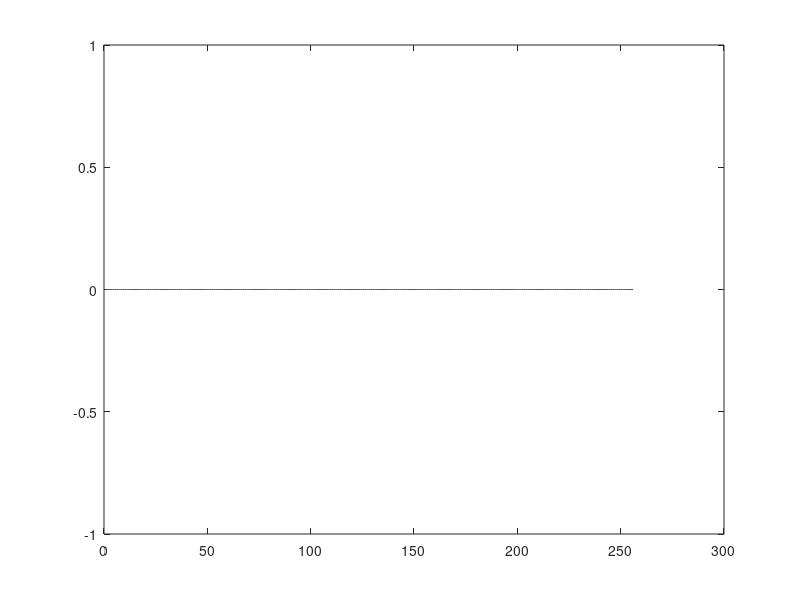

The MATLAB script that drew this image:
    crcTable = [ ...
    hex2dec('00000000') hex2dec('04C11DB7') hex2dec('09823B6E') hex2dec('0D4326D9') hex2dec('130476DC') hex2dec('17C56B6B') hex2dec('1A864DB2') hex2dec('1E475005') ...
    hex2dec('2608EDB8') hex2dec('22C9F00F') hex2dec('2F8AD6D6') hex2dec('2B4BCB61') hex2dec('350C9B64') hex2dec('31CD86D3') hex2dec('3C8EA00A') hex2dec('384FBDBD') ...
    hex2dec('4C11DB70') hex2dec('48D0C6C7') hex2dec('4593E01E') hex2dec('4152FDA9') hex2dec('5F15ADAC') hex2dec('5BD4B01B') hex2dec('569796C2') hex2dec('52568B75') ...
    hex2dec('6A1936C8') hex2dec('6ED82B7F') hex2dec('639B0DA6') hex2dec('675A1011') hex2dec('791D4014') hex2dec('7DDC5DA3') hex2dec('709F7B7A') hex2dec('745E66CD') ...
    hex2dec('9823B6E0') hex2dec('9CE2AB57') hex2dec('91A18D8E') hex2dec('95609039') hex2dec('8B27C03C') hex2dec('8FE6DD8B') hex2dec('82A5FB52') hex2dec('8664E6E5') ...
    hex2dec('BE2B5B58') hex2dec('BAEA46EF') hex2dec('B7A96036') hex2dec('B3687D81') hex2dec('AD2F2D84') hex2dec('A9EE3033') hex2dec('A4AD16EA') hex2dec('A06C0B5D') ...
    hex2dec('D4326D90') hex2dec('D0F37027') hex2dec('DDB056FE') hex2dec('D9714B49') hex2dec('C7361B4C') hex2dec('C3F706FB') hex2dec('CEB42022') hex2dec('CA753D95') ...
    hex2dec('F23A8028') hex2dec('F6FB9D9F') hex2dec('FBB8BB46') hex2dec('FF79A6F1') hex2dec('E13EF6F4') hex2dec('E5FFEB43') hex2dec('E8BCCD9A') hex2dec('EC7DD02D') ...
    hex2dec('34867077') hex2dec('30476DC0') hex2dec('3D044B19') hex2dec('39C556AE') hex2dec('278206AB') hex2dec('23431B1C') hex2dec('2E003DC5') hex2dec('2AC12072') ...
    hex2dec('128E9DCF') hex2dec('164F8078') hex2dec('1B0CA6A1') hex2dec('1FCDBB16') hex2dec('018AEB13') hex2dec('054BF6A4') hex2dec('0808D07D') hex2dec('0CC9CDCA') ...
    hex2dec('7897AB07') hex2dec('7C56B6B0') hex2dec('71159069') hex2dec('75D48DDE') hex2dec('6B93DDDB') hex2dec('6F52C06C') hex2dec('6211E6B5') hex2dec('66D0FB02') ...
    hex2dec('5E9F46BF') hex2dec('5A5E5B08') hex2dec('571D7DD1') hex2dec('53DC6066') hex2dec('4D9B3063') hex2dec('495A2DD4') hex2dec('44190B0D') hex2dec('40D816BA') ...
    hex2dec('ACA5C697') hex2dec('A864DB20') hex2dec('A527FDF9') hex2dec('A1E6E04E') hex2dec('BFA1B04B') hex2dec('BB60ADFC') hex2dec('B6238B25') hex2dec('B2E29692') ...
    hex2dec('8AAD2B2F') hex2dec('8E6C3698') hex2dec('832F1041') hex2dec('87EE0DF6') hex2dec('99A95DF3') hex2dec('9D684044') hex2dec('902B669D') hex2dec('94EA7B2A') ...
    hex2dec('E0B41DE7') hex2dec('E4750050') hex2dec('E9362689') hex2dec('EDF73B3E') hex2dec('F3B06B3B') hex2dec('F771768C') hex2dec('FA325055') hex2dec('FEF34DE2') ...
    hex2dec('C6BCF05F') hex2dec('C27DEDE8') hex2dec('CF3ECB31') hex2dec('CBFFD686') hex2dec('D5B88683') hex2dec('D1799B34') hex2dec('DC3ABDED') hex2dec('D8FBA05A') ...
    hex2dec('690CE0EE') hex2dec('6DCDFD59') hex2dec('608EDB80') hex2dec('644FC637') hex2dec('7A089632') hex2dec('7EC98B85') hex2dec('738AAD5C') hex2dec('774BB0EB') ...
    hex2dec('4F040D56') hex2dec('4BC510E1') hex2dec('46863638') hex2dec('42472B8F') hex2dec('5C007B8A') hex2dec('58C1663D') hex2dec('558240E4') hex2dec('51435D53') ...
    hex2dec('251D3B9E') hex2dec('21DC2629') hex2dec('2C9F00F0') hex2dec('285E1D47') hex2dec('36194D42') hex2dec('32D850F5') hex2dec('3F9B762C') hex2dec('3B5A6B9B') ...
    hex2dec('0315D626') hex2dec('07D4CB91') hex2dec('0A97ED48') hex2dec('0E56F0FF') hex2dec('1011A0FA') hex2dec('14D0BD4D') hex2dec('19939B94') hex2dec('1D528623') ...
    hex2dec('F12F560E') hex2dec('F5EE4BB9') hex2dec('F8AD6D60') hex2dec('FC6C70D7') hex2dec('E22B20D2') hex2dec('E6EA3D65') hex2dec('EBA91BBC') hex2dec('EF68060B') ...
    hex2dec('D727BBB6') hex2dec('D3E6A601') hex2dec('DEA580D8') hex2dec('DA649D6F') hex2dec('C423CD6A') hex2dec('C0E2D0DD') hex2dec('CDA1F604') hex2dec('C960EBB3') ...
    hex2dec('BD3E8D7E') hex2dec('B9FF90C9') hex2dec('B4BCB610') hex2dec('B07DABA7') hex2dec('AE3AFBA2') hex2dec('AAFBE615') hex2dec('A7B8C0CC') hex2dec('A379DD7B') ...
    hex2dec('9B3660C6') hex2dec('9FF77D71') hex2dec('92B45BA8') hex2dec('9675461F') hex2dec('8832161A') hex2dec('8CF30BAD') hex2dec('81B02D74') hex2dec('857130C3') ...
    hex2dec('5D8A9099') hex2dec('594B8D2E') hex2dec('5408ABF7') hex2dec('50C9B640') hex2dec('4E8EE645') hex2dec('4A4FFBF2') hex2dec('470CDD2B') hex2dec('43CDC09C') ...
    hex2dec('7B827D21') hex2dec('7F436096') hex2dec('7200464F') hex2dec('76C15BF8') hex2dec('68860BFD') hex2dec('6C47164A') hex2dec('61043093') hex2dec('65C52D24') ...
    hex2dec('119B4BE9') hex2dec('155A565E') hex2dec('18197087') hex2dec('1CD86D30') hex2dec('029F3D35') hex2dec('065E2082') hex2dec('0B1D065B') hex2dec('0FDC1BEC') ...
    hex2dec('3793A651') hex2dec('3352BBE6') hex2dec('3E119D3F') hex2dec('3AD08088') hex2dec('2497D08D') hex2dec('2056CD3A') hex2dec('2D15EBE3') hex2dec('29D4F654') ...
    hex2dec('C5A92679') hex2dec('C1683BCE') hex2dec('CC2B1D17') hex2dec('C8EA00A0') hex2dec('D6AD50A5') hex2dec('D26C4D12') hex2dec('DF2F6BCB') hex2dec('DBEE767C') ...
    hex2dec('E3A1CBC1') hex2dec('E760D676') hex2dec('EA23F0AF') hex2dec('EEE2ED18') hex2dec('F0A5BD1D') hex2dec('F464A0AA') hex2dec('F9278673') hex2dec('FDE69BC4') ...
    hex2dec('89B8FD09') hex2dec('8D79E0BE') hex2dec('803AC667') hex2dec('84FBDBD0') hex2dec('9ABC8BD5') hex2dec('9E7D9662') hex2dec('933EB0BB') hex2dec('97FFAD0C') ...
    hex2dec('AFB010B1') hex2dec('AB710D06') hex2dec('A6322BDF') hex2dec('A2F33668') hex2dec('BCB4666D') hex2dec('B8757BDA') hex2dec('B5365D03') hex2dec('B1F740B4') ...
    ];

    crcTable2 = [ ...
hex2dec('00000000') hex2dec('04C11DB7') hex2dec('09823B6E') hex2dec('0D4326D9') ... 
hex2dec('130476DC') hex2dec('17C56B6B') hex2dec('1A864DB2') hex2dec('1E475005') ... 
hex2dec('2608EDB8') hex2dec('22C9F00F') hex2dec('2F8AD6D6') hex2dec('2B4BCB61') ... 
hex2dec('350C9B64') hex2dec('31CD86D3') hex2dec('3C8EA00A') hex2dec('384FBDBD') ... 
hex2dec('4C11DB70') hex2dec('48D0C6C7') hex2dec('4593E01E') hex2dec('4152FDA9') ... 
hex2dec('5F15ADAC') hex2dec('5BD4B01B') hex2dec('569796C2') hex2dec('52568B75') ... 
hex2dec('6A1936C8') hex2dec('6ED82B7F') hex2dec('639B0DA6') hex2dec('675A1011') ... 
hex2dec('791D4014') hex2dec('7DDC5DA3') hex2dec('709F7B7A') hex2dec('745E66CD') ... 
hex2dec('9823B6E0') hex2dec('9CE2AB57') hex2dec('91A18D8E') hex2dec('95609039') ... 
hex2dec('8B27C03C') hex2dec('8FE6DD8B') hex2dec('82A5FB52') hex2dec('8664E6E5') ... 
hex2dec('BE2B5B58') hex2dec('BAEA46EF') hex2dec('B7A96036') hex2dec('B3687D81') ... 
hex2dec('AD2F2D84') hex2dec('A9EE3033') hex2dec('A4AD16EA') hex2dec('A06C0B5D') ... 
hex2dec('D4326D90') hex2dec('D0F37027') hex2dec('DDB056FE') hex2dec('D9714B49') ... 
hex2dec('C7361B4C') hex2dec('C3F706FB') hex2dec('CEB42022') hex2dec('CA753D95') ... 
hex2dec('F23A8028') hex2dec('F6FB9D9F') hex2dec('FBB8BB46') hex2dec('FF79A6F1') ... 
hex2dec('E13EF6F4') hex2dec('E5FFEB43') hex2dec('E8BCCD9A') hex2dec('EC7DD02D') ... 
hex2dec('34867077') hex2dec('30476DC0') hex2dec('3D044B19') hex2dec('39C556AE') ... 
hex2dec('278206AB') hex2dec('23431B1C') hex2dec('2E003DC5') hex2dec('2AC12072') ... 
hex2dec('128E9DCF') hex2dec('164F8078') hex2dec('1B0CA6A1') hex2dec('1FCDBB16') ... 
hex2dec('018AEB13') hex2dec('054BF6A4') hex2dec('0808D07D') hex2dec('0CC9CDCA') ... 
hex2dec('7897AB07') hex2dec('7C56B6B0') hex2dec('71159069') hex2dec('75D48DDE') ... 
hex2dec('6B93DDDB') hex2dec('6F52C06C') hex2dec('6211E6B5') hex2dec('66D0FB02') ... 
hex2dec('5E9F46BF') hex2dec('5A5E5B08') hex2dec('571D7DD1') hex2dec('53DC6066') ... 
hex2dec('4D9B3063') hex2dec('495A2DD4') hex2dec('44190B0D') hex2dec('40D816BA') ... 
hex2dec('ACA5C697') hex2dec('A864DB20') hex2dec('A527FDF9') hex2dec('A1E6E04E') ... 
hex2dec('BFA1B04B') hex2dec('BB60ADFC') hex2dec('B6238B25') hex2dec('B2E29692') ... 
hex2dec('8AAD2B2F') hex2dec('8E6C3698') hex2dec('832F1041') hex2dec('87EE0DF6') ... 
hex2dec('99A95DF3') hex2dec('9D684044') hex2dec('902B669D') hex2dec('94EA7B2A') ... 
hex2dec('E0B41DE7') hex2dec('E4750050') hex2dec('E9362689') hex2dec('EDF73B3E') ... 
hex2dec('F3B06B3B') hex2dec('F771768C') hex2dec('FA325055') hex2dec('FEF34DE2') ... 
hex2dec('C6BCF05F') hex2dec('C27DEDE8') hex2dec('CF3ECB31') hex2dec('CBFFD686') ... 
hex2dec('D5B88683') hex2dec('D1799B34') hex2dec('DC3ABDED') hex2dec('D8FBA05A') ... 
hex2dec('690CE0EE') hex2dec('6DCDFD59') hex2dec('608EDB80') hex2dec('644FC637') ... 
hex2dec('7A089632') hex2dec('7EC98B85') hex2dec('738AAD5C') hex2dec('774BB0EB') ... 
hex2dec('4F040D56') hex2dec('4BC510E1') hex2dec('46863638') hex2dec('42472B8F') ... 
hex2dec('5C007B8A') hex2dec('58C1663D') hex2dec('558240E4') hex2dec('51435D53') ... 
hex2dec('251D3B9E') hex2dec('21DC2629') hex2dec('2C9F00F0') hex2dec('285E1D47') ... 
hex2dec('36194D42') hex2dec('32D850F5') hex2dec('3F9B762C') hex2dec('3B5A6B9B') ... 
hex2dec('0315D626') hex2dec('07D4CB91') hex2dec('0A97ED48') hex2dec('0E56F0FF') ... 
hex2dec('1011A0FA') hex2dec('14D0BD4D') hex2dec('19939B94') hex2dec('1D528623') ... 
hex2dec('F12F560E') hex2dec('F5EE4BB9') hex2dec('F8AD6D60') hex2dec('FC6C70D7') ... 
hex2dec('E22B20D2') hex2dec('E6EA3D65') hex2dec('EBA91BBC') hex2dec('EF68060B') ... 
hex2dec('D727BBB6') hex2dec('D3E6A601') hex2dec('DEA580D8') hex2dec('DA649D6F') ... 
hex2dec('C423CD6A') hex2dec('C0E2D0DD') hex2dec('CDA1F604') hex2dec('C960EBB3') ... 
hex2dec('BD3E8D7E') hex2dec('B9FF90C9') hex2dec('B4BCB610') hex2dec('B07DABA7') ... 
hex2dec('AE3AFBA2') hex2dec('AAFBE615') hex2dec('A7B8C0CC') hex2dec('A379DD7B') ... 
hex2dec('9B3660C6') hex2dec('9FF77D71') hex2dec('92B45BA8') hex2dec('9675461F') ... 
hex2dec('8832161A') hex2dec('8CF30BAD') hex2dec('81B02D74') hex2dec('857130C3') ... 
hex2dec('5D8A9099') hex2dec('594B8D2E') hex2dec('5408ABF7') hex2dec('50C9B640') ... 
hex2dec('4E8EE645') hex2dec('4A4FFBF2') hex2dec('470CDD2B') hex2dec('43CDC09C') ... 
hex2dec('7B827D21') hex2dec('7F436096') hex2dec('7200464F') hex2dec('76C15BF8') ... 
hex2dec('68860BFD') hex2dec('6C47164A') hex2dec('61043093') hex2dec('65C52D24') ... 
hex2dec('119B4BE9') hex2dec('155A565E') hex2dec('18197087') hex2dec('1CD86D30') ... 
hex2dec('029F3D35') hex2dec('065E2082') hex2dec('0B1D065B') hex2dec('0FDC1BEC') ... 
hex2dec('3793A651') hex2dec('3352BBE6') hex2dec('3E119D3F') hex2dec('3AD08088') ... 
hex2dec('2497D08D') hex2dec('2056CD3A') hex2dec('2D15EBE3') hex2dec('29D4F654') ... 
hex2dec('C5A92679') hex2dec('C1683BCE') hex2dec('CC2B1D17') hex2dec('C8EA00A0') ... 
hex2dec('D6AD50A5') hex2dec('D26C4D12') hex2dec('DF2F6BCB') hex2dec('DBEE767C') ... 
hex2dec('E3A1CBC1') hex2dec('E760D676') hex2dec('EA23F0AF') hex2dec('EEE2ED18') ... 
hex2dec('F0A5BD1D') hex2dec('F464A0AA') hex2dec('F9278673') hex2dec('FDE69BC4') ... 
hex2dec('89B8FD09') hex2dec('8D79E0BE') hex2dec('803AC667') hex2dec('84FBDBD0') ... 
hex2dec('9ABC8BD5') hex2dec('9E7D9662') hex2dec('933EB0BB') hex2dec('97FFAD0C') ... 
hex2dec('AFB010B1') hex2dec('AB710D06') hex2dec('A6322BDF') hex2dec('A2F33668') ... 
hex2dec('BCB4666D') hex2dec('B8757BDA') hex2dec('B5365D03') hex2dec('B1F740B4') ... 
            ];
plot(crcTable - crcTable2);